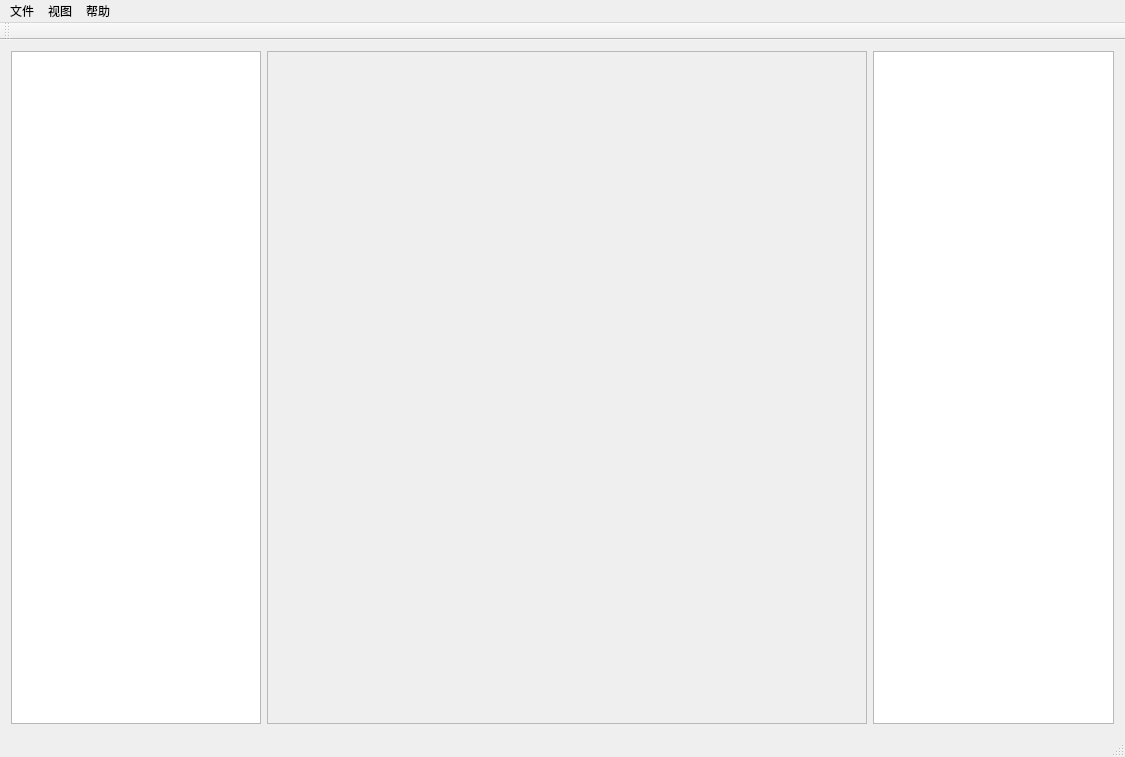
<?xml version="1.0" encoding="UTF-8"?>
<ui version="4.0">
 <class>MainWindow</class>
 <widget class="QMainWindow" name="MainWindow">
  <property name="geometry">
   <rect>
    <x>0</x>
    <y>0</y>
    <width>1125</width>
    <height>757</height>
   </rect>
  </property>
  <property name="windowTitle">
   <string>JackMyth's PhysicsLab</string>
  </property>
  <widget class="QWidget" name="centralWidget">
   <layout class="QHBoxLayout" name="horizontalLayout">
    <item>
     <widget class="QTreeWidget" name="SceneTree">
      <property name="sizePolicy">
       <sizepolicy hsizetype="Preferred" vsizetype="Expanding">
        <horstretch>0</horstretch>
        <verstretch>0</verstretch>
       </sizepolicy>
      </property>
      <property name="minimumSize">
       <size>
        <width>250</width>
        <height>0</height>
       </size>
      </property>
      <property name="maximumSize">
       <size>
        <width>16777215</width>
        <height>16777215</height>
       </size>
      </property>
      <property name="columnCount">
       <number>1</number>
      </property>
      <attribute name="headerVisible">
       <bool>false</bool>
      </attribute>
      <column>
       <property name="text">
        <string notr="true">1</string>
       </property>
      </column>
     </widget>
    </item>
    <item>
     <widget class="QFrame" name="UnrealFrame">
      <property name="sizePolicy">
       <sizepolicy hsizetype="Expanding" vsizetype="Expanding">
        <horstretch>0</horstretch>
        <verstretch>0</verstretch>
       </sizepolicy>
      </property>
      <property name="minimumSize">
       <size>
        <width>600</width>
        <height>0</height>
       </size>
      </property>
      <property name="frameShape">
       <enum>QFrame::StyledPanel</enum>
      </property>
      <property name="frameShadow">
       <enum>QFrame::Raised</enum>
      </property>
     </widget>
    </item>
    <item>
     <widget class="QListWidget" name="Details">
      <property name="sizePolicy">
       <sizepolicy hsizetype="Preferred" vsizetype="Expanding">
        <horstretch>0</horstretch>
        <verstretch>0</verstretch>
       </sizepolicy>
      </property>
      <property name="resizeMode">
       <enum>QListView::Fixed</enum>
      </property>
     </widget>
    </item>
   </layout>
  </widget>
  <widget class="QStatusBar" name="statusBar"/>
  <widget class="QMenuBar" name="menuBar">
   <property name="geometry">
    <rect>
     <x>0</x>
     <y>0</y>
     <width>1125</width>
     <height>23</height>
    </rect>
   </property>
   <widget class="QMenu" name="menu">
    <property name="title">
     <string>文件</string>
    </property>
    <addaction name="action"/>
    <addaction name="action_2"/>
    <addaction name="action_3"/>
    <addaction name="action_8"/>
    <addaction name="separator"/>
    <addaction name="action_6"/>
   </widget>
   <widget class="QMenu" name="menu_2">
    <property name="title">
     <string>视图</string>
    </property>
    <addaction name="action_ElecAppliances"/>
   </widget>
   <widget class="QMenu" name="menu_4">
    <property name="title">
     <string>帮助</string>
    </property>
    <addaction name="action_10"/>
    <addaction name="separator"/>
    <addaction name="action_12"/>
   </widget>
   <addaction name="menu"/>
   <addaction name="menu_2"/>
   <addaction name="menu_4"/>
  </widget>
  <widget class="QToolBar" name="mainToolBar">
   <attribute name="toolBarArea">
    <enum>TopToolBarArea</enum>
   </attribute>
   <attribute name="toolBarBreak">
    <bool>false</bool>
   </attribute>
  </widget>
  <action name="action">
   <property name="text">
    <string>新建</string>
   </property>
  </action>
  <action name="action_2">
   <property name="text">
    <string>打开</string>
   </property>
  </action>
  <action name="action_3">
   <property name="text">
    <string>保存</string>
   </property>
  </action>
  <action name="action_4">
   <property name="text">
    <string>----</string>
   </property>
  </action>
  <action name="action_6">
   <property name="text">
    <string>退出</string>
   </property>
  </action>
  <action name="action_8">
   <property name="text">
    <string>另存为</string>
   </property>
  </action>
  <action name="action_9">
   <property name="text">
    <string>开始模拟</string>
   </property>
  </action>
  <action name="action_10">
   <property name="text">
    <string>使用方法</string>
   </property>
  </action>
  <action name="action_12">
   <property name="text">
    <string>关于</string>
   </property>
  </action>
  <action name="action_ElecAppliances">
   <property name="text">
    <string>电路元件</string>
   </property>
  </action>
 </widget>
 <layoutdefault spacing="6" margin="11"/>
 <resources/>
 <connections/>
</ui>
